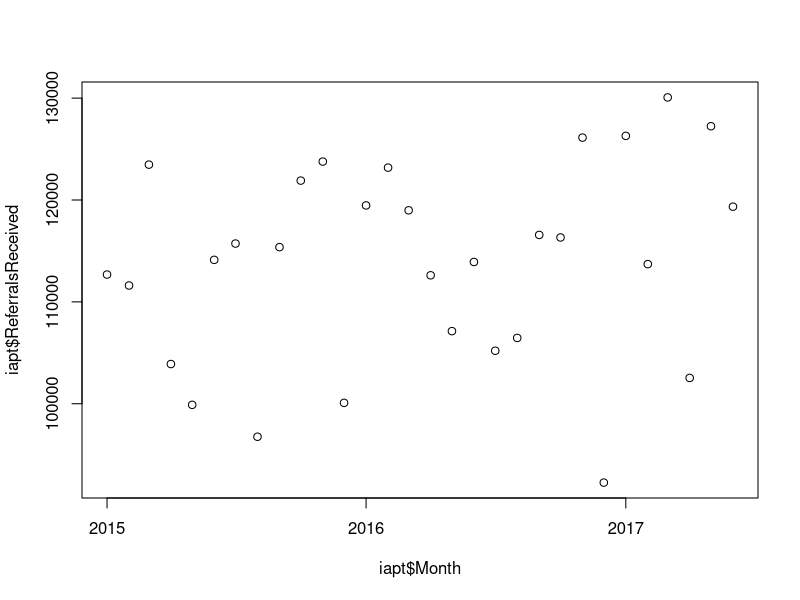
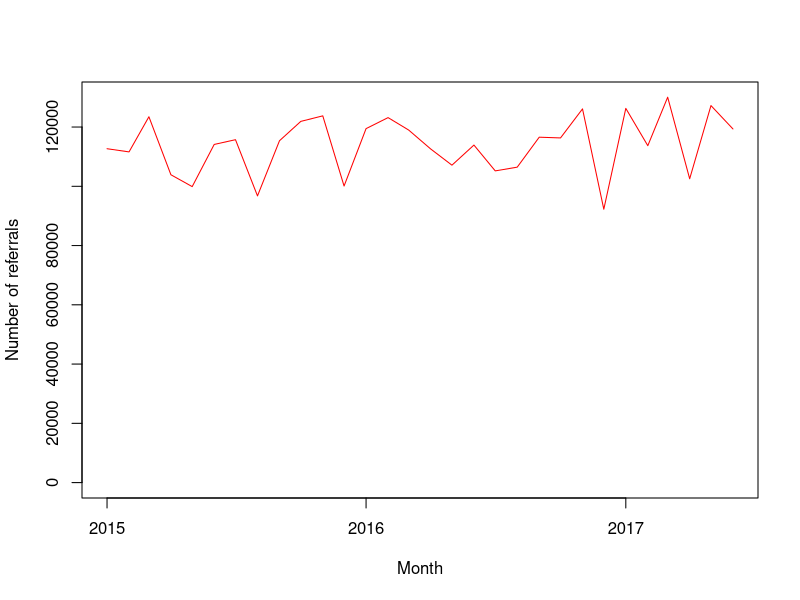
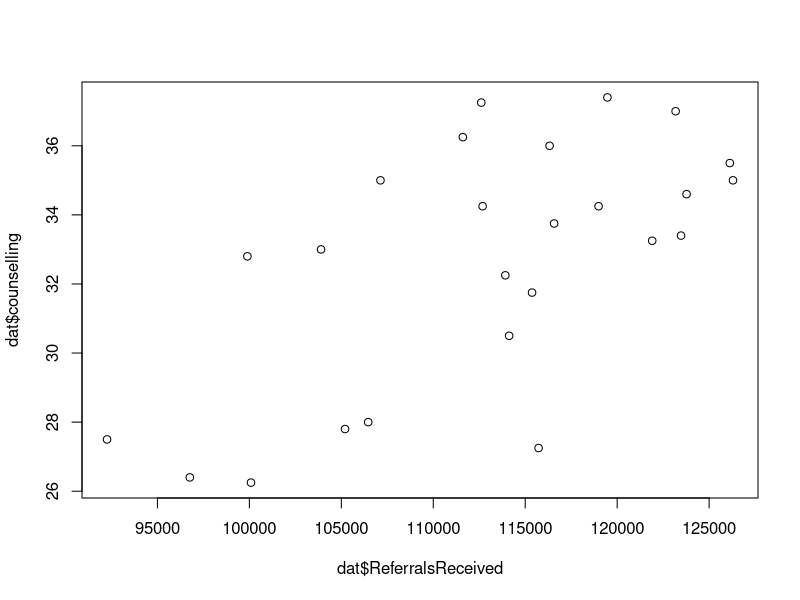

The R script that drew these images, in order:
## ---- chunk 1
knitr::opts_chunk$set(echo = TRUE, message = FALSE, warning = FALSE)
options(scipen = 999, digits = 3)
## ---- chunk 2
?read.csv
## ---- chunk 3
# List files in current directory
list.files()
## ---- chunk 4
# Create a vector with three elements - a series of three numbers.
c(1,2,3)
## ---- chunk 5
print(c(1,2,3))
## ---- chunk 6
2+2
## ---- chunk 7
a <- 10/5
## ---- chunk 8
a
## ---- chunk 9
x <- 10
y <- 2
z <- x*y
## ---- chunk 10
iapt <- read.csv("iapt.csv", stringsAsFactors = FALSE)
## ---- chunk 11
class(iapt)
## ---- chunk 12
names(iapt)
## ---- chunk 13
data <- iapt
## ---- chunk 14
# Third row and first column
iapt[3,1]
## ---- chunk 15
# First and second element of 12th column
iapt[c(1, 2), 12]
## ---- chunk 16
# 5th to 12th element of 7th row
iapt[c(5:12), 7]
# Same as above.
# iapt[c(5,6,7,8,9,10,11,12), 7]
## ---- chunk 17
iapt$ReferralsReceived
## ---- chunk 18
# First three elements of SelfReferrals column
iapt$SelfReferrals[1:3]
## ---- chunk 19
# Select all Months where the numbers of appointments is more than 0.5 million, 
# and number of self referrals is  greater than 70 thousand
iapt[iapt$Appointments > 500000 & iapt$SelfReferrals > 70000, 2]
## ---- chunk 20
iapt$Month <- as.Date(iapt$Month, format = "%Y-%m-%d")
class(iapt$Month)
## ---- chunk 21
iapt$year <- substr(iapt$Month, 1, 4)
## ---- chunk 22
referrals2016 <- iapt$ReferralsReceived[iapt$year == 2016]

# Calculate sum using sum() function.

# Use R like a calculator to get a proportion.

## ---- chunk 23
# We already calculated the numbers of referrals in 2016. Now, repeat this for 2015.

# Subtract one value from another.
## ---- chunk 24
plot(iapt$Month, iapt$ReferralsReceived)


## ---- chunk 25
plot(iapt$Month, iapt$ReferralsReceived, 
     xlab = "Month", ylab = "Number of referrals", 
     ylim = c(0, 130000), col = "red", type = "l")

## ---- chunk 26
# Repeat the steps above for a new variable.
## ---- chunk 27
# First, let's summarise the data a little. Total number of self help appointments
iapt$total_self_help <- iapt$GuideSelfHelpBookApts + 
  iapt$NonGuideSelfHelpBookApts + 
  iapt$GuideSelfHelpCompApts + 
  iapt$NonGuideSelfHelpCompApts

# What proportion of overall appointments is each therapy type, for each month.
iapt$total_self_help_prop <- iapt$total_self_help / iapt$Appointments

# Continue making variables for a few other therapies or therapy types.

# Calculate average of monthly proportions, for each variable.
summary(iapt$total_self_help_prop)
# or..
mean(iapt$total_self_help_prop, na.rm = TRUE)
# or, to get means of all columns in one step. Note: you need to change the column index.
colMeans(iapt[, 3:5], na.rm = TRUE)
## ---- chunk 28
trends <- read.csv("trends.csv")
trends$week <- as.Date(trends$week, format = "%Y-%m-%d")
## ---- chunk 29
# Run each line one by one to see intermediate output. Otherwise, the variable name gets overwritten.

# Erase the last three characters - day, from the date
trends$month <- substr(trends$week, 0, 7)
# Replace the day with "-01", to match the date format in iapt dataset.
trends$month <- paste0(trends$month, "-01")
# Change the class of variable to a date, to match the iapt dataset.
trends$month <- as.Date(trends$month, format = "%Y-%m-%d")
## ---- chunk 30
# Load package
library(dplyr)

monthly_trends <- trends %>% 
  group_by(month) %>% 
  summarise(cbt = mean(cognitive_behavioural_therapy, na.rm = TRUE), 
            counselling = mean(counselling_psychology, na.rm = TRUE), 
            antidepressant = mean(antidepressant, na.rm = TRUE),
            depression = mean(depression, na.rm = TRUE),
            anxiety = mean(anxiety, na.rm = TRUE))
## ---- chunk 31
dat <- merge(iapt, monthly_trends, by.x = "Month", by.y = "month")
## ---- chunk 32
plot(dat$ReferralsReceived, dat$counselling)

## ---- chunk 33
cor.test(dat$ReferralsReceived, dat$counselling)
